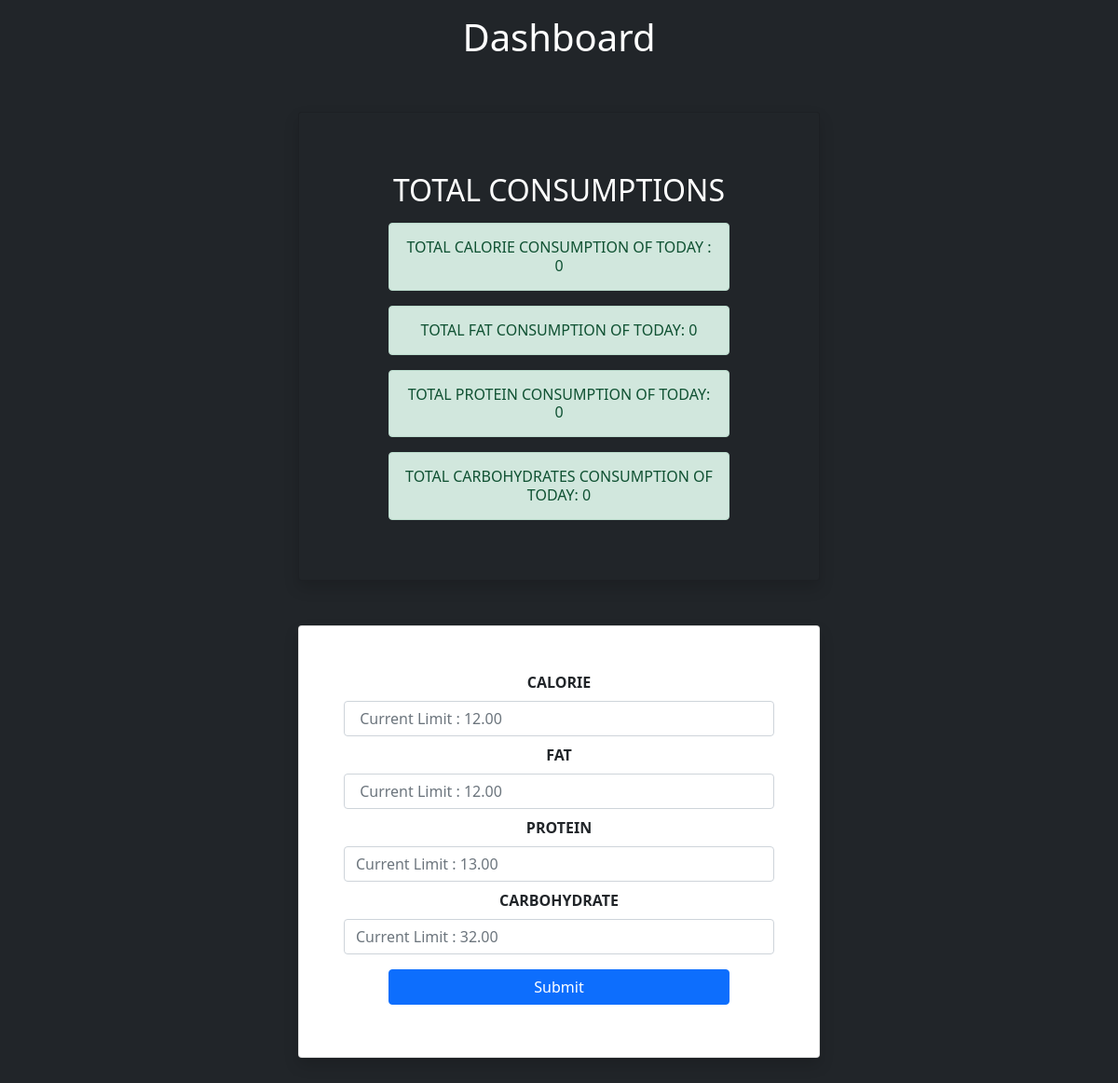
/core/dashboard/, run on an earlier commit of the app's database.
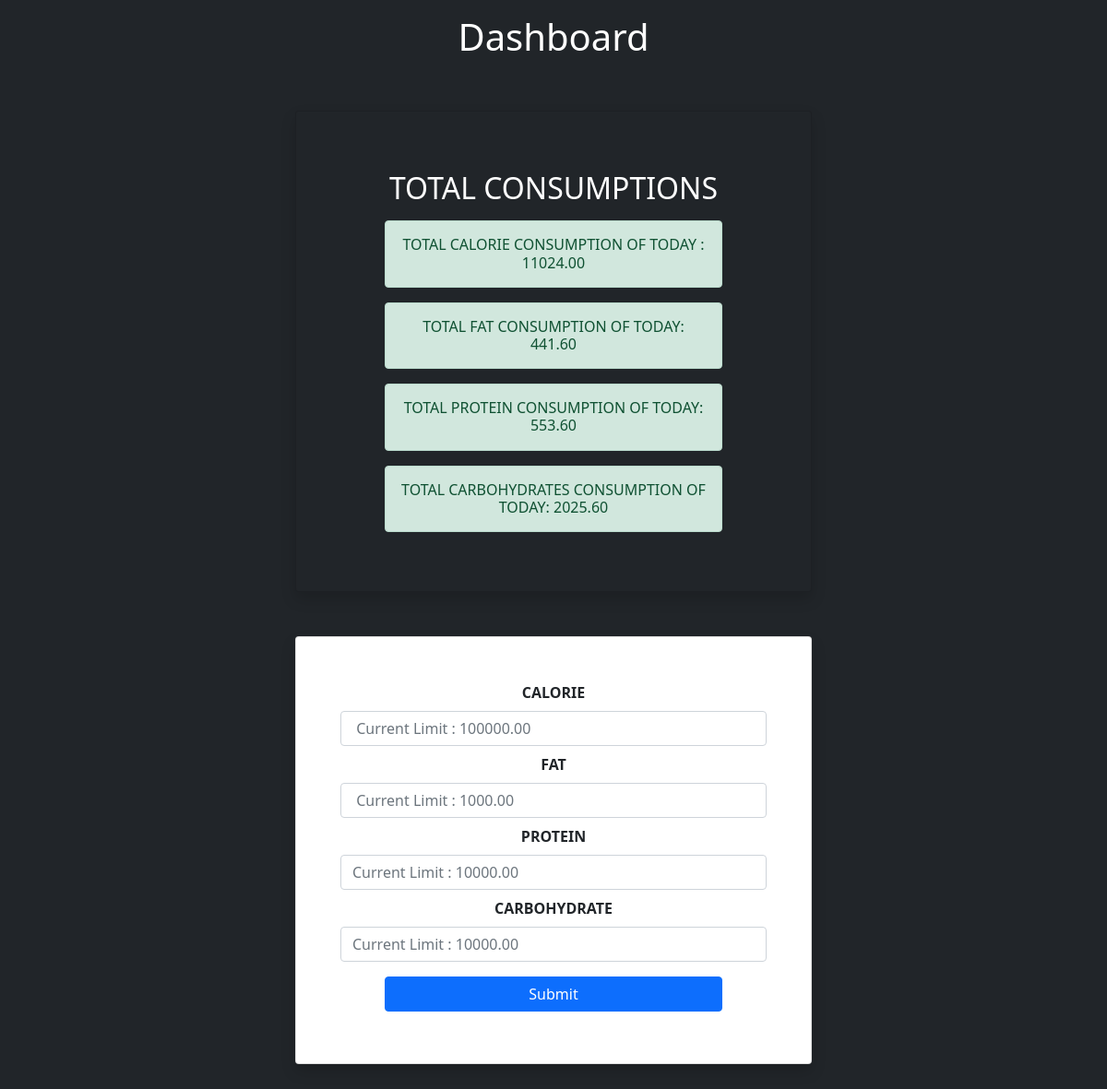
And on a later commit of the database.
### core/models.py (models this page shows)
class Alert(models.Model):
    alert_calorie = models.DecimalField(max_digits=10, decimal_places=2)
    alert_carbohydrate = models.DecimalField(max_digits=10, decimal_places=2)
    alert_protein = models.DecimalField(max_digits=10, decimal_places=2)
    alert_fat = models.DecimalField(max_digits=10, decimal_places=2)

### core/views.py (the view, shortened to what this page needs)
# urls.py: path('dashboard/', setAlert, name="dashboard"),
@csrf_exempt
def setAlert(req):
    alert = Alert.objects.get(pk=1)
    sessions = Session.objects.filter(date=date.today())
    day_calorie = 0
    day_fat = 0
    day_protein = 0
    day_carbohydrate = 0
    for session in sessions:
        day_calorie = day_calorie + session.total_calorie
        day_fat = day_fat + session.total_fat
        day_protein = day_protein + session.total_protein
        day_carbohydrate = day_carbohydrate + session.total_carbohydrate
    ctx = {}
    ctx['sessions'] = sessions
    ctx['day_calorie'] = day_calorie
    ctx['day_fat'] = day_fat
    ctx['day_protein'] = day_protein
    ctx['day_carbohydrate'] = day_carbohydrate
    ctx['message1'] = False
    ctx['message2'] = False
    ctx['message3'] = False
    ctx['message4'] = False
    if float(alert.alert_calorie)<day_calorie:
        ctx['message1'] = "CALORIE LIMIT EXCEEDED"
    if float(alert.alert_fat)<day_fat:
        ctx['message2'] = "FAT LIMIT EXCEEDED"
    if float(alert.alert_protein)<day_protein:
        ctx['message3'] = "PROTEIN LIMIT EXCEEDED"
    if float(alert.alert_carbohydrate)<day_carbohydrate:
        ctx['message4'] = "CARBOHYDRATE LIMIT EXCEEDED"
    ctx['alert_calorie'] = alert.alert_calorie
    ctx['alert_fat'] = alert.alert_fat
    ctx['alert_protein'] = alert.alert_protein
    ctx['alert_carbohydrate'] = alert.alert_carbohydrate
    return render(req, 'core/dashboard.html', ctx)

### core/templates/core/dashboard.html (shortened to what this page needs)
<!doctype html>
<html lang="en">
  <head>
    <link href="https://cdn.jsdelivr.net/npm/bootstrap@5.0.2/dist/css/bootstrap.min.css" rel="stylesheet">
  </head>
  <body class="bg-dark text-white">
    <h1 class="text-center p-2 m-2">Dashboard</h1>
    <div class="shadow rounded card p-5 bg-dark" style="margin:3rem 20rem">
        <h2 class="text-center my-3">TOTAL CONSUMPTIONS</h2>
    <h6 class="alert alert-success text-center mx-5"> TOTAL CALORIE CONSUMPTION OF TODAY : {{day_calorie}}</h6>
    <h6 class="alert alert-success text-center mx-5"> TOTAL FAT CONSUMPTION OF TODAY: {{day_fat}}</h6>
    <h6 class="alert alert-success text-center mx-5"> TOTAL PROTEIN CONSUMPTION OF TODAY: {{day_protein}}</h6>
    <h6 class="alert alert-success text-center mx-5"> TOTAL CARBOHYDRATES CONSUMPTION OF TODAY: {{day_carbohydrate}}</h6>
    </div>
    <form method="POST" class="shadow rounded card p-5" style="margin:3rem 20rem" action="{% url 'dashboard' %}">
      <div class="d-flex flex-column align-items-center justify-content-start text-dark">
        <b class="">CALORIE</b>
      <input type="number" name="calorie" class="form-control m-2" placeholder=" Current Limit : {{alert_calorie}}" />
      </div>
       <div class="d-flex flex-column align-items-center justify-content-center text-dark">
          <b class="">FAT</b>
      <input type="number" name="fat" class="form-control m-2"  placeholder=" Current Limit : {{alert_fat}}"/>
      </div>
       <div class="d-flex flex-column align-items-center justify-content-center text-dark">
        <b>PROTEIN</b>
          <input type="number" name="protein" class="form-control m-2"  placeholder="Current Limit : {{alert_protein}}"/>
      </div>
 <div class="d-flex flex-column align-items-center justify-content-center text-dark">
        <b>CARBOHYDRATE</b>
    <input type="number" name="carbohydrate" class="form-control m-2"  placeholder="Current Limit : {{alert_carbohydrate}}"/>
      </div>
      <input type="submit" class="btn btn-primary my-2 mx-5" />
    </form>
  </body>
</html>

What changed in the data, as far as the page shows it:
changed Alert: calorie "Current Limit : 12.00" → "Current Limit : 100000.00"; fat "Current Limit : 12.00" → "Current Limit : 1000.00"; protein "Current Limit : 13.00" → "Current Limit : 10000.00"; carbohydrate "Current Limit : 32.00" → "Current Limit : 10000.00"
Also different on the page:
{{ day_calorie }}: "0" → "11024.00"
{{ day_fat }}: "0" → "441.60"
{{ day_protein }}: "0" → "553.60"
{{ day_carbohydrate }}: "0" → "2025.60"
